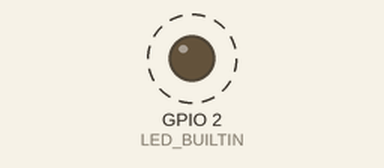
This program was run on a simulated ESP32. Parts: output pins drawn as LEDs (lit = HIGH). Dashed ring = blinking. What the program prints to the serial monitor is not drawn.

Above: at 0.3 s.
Timing chart, 0 to 3.2 s (numbered marks = the images above):
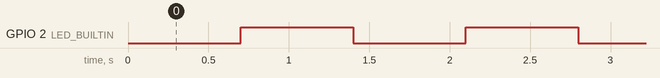

Measured:
- by itself, GPIO 2 (LED_BUILTIN): alternates HIGH for 0.70 s and LOW for 0.70 s

The program:

main.cpp
```cpp
#include <Arduino.h>

void setup() {
  pinMode(LED_BUILTIN, OUTPUT);
Serial.begin(115200);
Serial.println("Hello, world! FROM THE SETUP");
}

void loop() {
  delay(700);
  digitalWrite(LED_BUILTIN, HIGH);
Serial.println("Hello, world! FROM THE LOOP");
  delay(700);
  digitalWrite(LED_BUILTIN, LOW);
}
```
